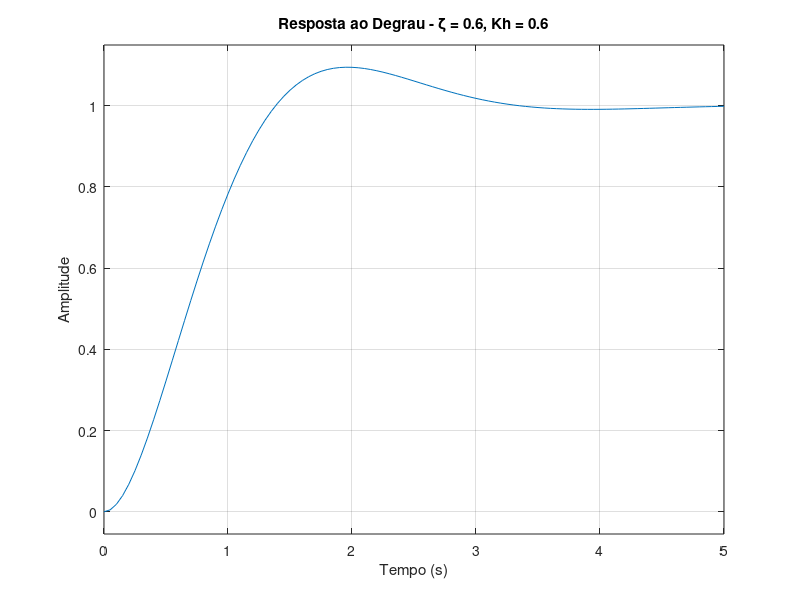

Write the MATLAB code that produced this figure. (Note: this script raises an error after producing the figure.)
%% 1. Definir parâmetros do sistema
K = 4;          % Razão K/J = 4 (dado no problema)
zeta_desejado = 0.6;  % Coeficiente de amortecimento desejado
wn = sqrt(K);    % Frequência natural (ωₙ = √(K/J) = 2 rad/s)

%% 2. Cálculo do ganho Kh
Kh = (2 * zeta_desejado * wn) / K;
disp(['Kh calculado: ', num2str(Kh)]);

%% 3. Criar a função de transferência do sistema
s = tf('s');
G = K / (s^2 + K*Kh*s + K);

%% 4. Plotar a resposta ao degrau
figure;
step(G);
grid on;
title(['Resposta ao Degrau - ζ = ', num2str(zeta_desejado), ...
       ', Kh = ', num2str(Kh)]);
xlabel('Tempo (s)');
ylabel('Amplitude');

%% 5. Análise dos polos (verificação)
polos = pole(G);
disp('Polos do sistema:');
disp(polos);

% Cálculo do ζ real a partir dos polos
zeta_real = -real(polos(1))/wn;
disp(['ζ real: ', num2str(zeta_real)]);


%% 6. Informações adicionais do sistema
disp('Informações do sistema:');
stepinfo(G)